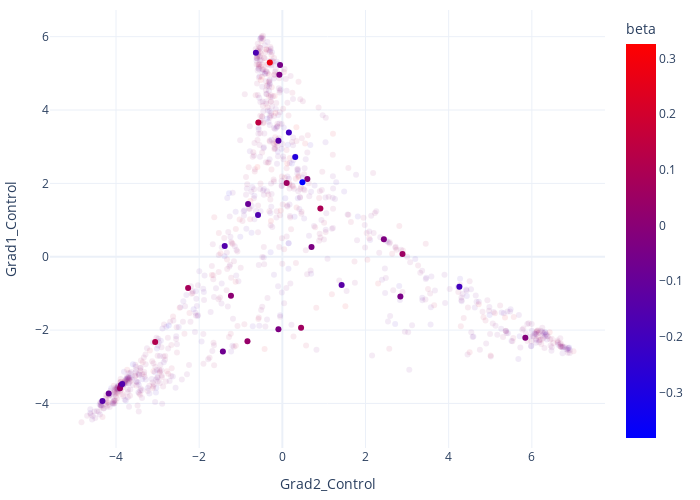

Here is the notebook cell this chart was saved with:
### Code cell
fig1 = px.scatter(results, x="Grad2_Control", y="Grad1_Control",
                  color='beta',template = "plotly_white", color_continuous_scale='Bluered', opacity=0.08)

fig1.update_layout(scene=dict(
                    xaxis=dict(
                         showbackground=True,
                         backgroundcolor='white',
                         gridcolor="rgb(220, 220, 220)",
                         zerolinecolor="white",
                         title="Gradient 2",
                         showticklabels=False),
                    yaxis=dict(
                        showbackground=True,
                        backgroundcolor='white',
                        gridcolor="rgb(220, 220, 220)",
                        zerolinecolor="white",
                        title="Gradient 1",
                        showticklabels=False)),
                    width=700,
                    height=500,
                    margin=dict(r=10, l=10, b=10, t=10))

fig2 = px.scatter(sig_df, x="Grad2_Control", y="Grad1_Control",
                  color='beta',template = "plotly_white", color_continuous_scale='Bluered', opacity=1.0)
fig1.add_trace(fig2.data[0])
fig1.show()

### Figure 1 — Plotly figure (JSON) as saved in the notebook; plotly's stock layout.template omitted (floating-point values rounded to 4 significant figures; data arrays with more than 128 entries replaced by an {"elided": "..."} marker saying what was removed)
{"data": [{"hovertemplate": "Grad2_Control=%{x}<br>Grad1_Control=%{y}<br>beta=%{marker.color}<extra></extra>", "legendgroup": "", "marker": {"color": {"elided": "1000 float values"}, "coloraxis": "coloraxis", "opacity": 0.08, "symbol": "circle"}, "mode": "markers", "name": "", "orientation": "v", "showlegend": false, "type": "scatter", "x": {"elided": "1000 float values"}, "xaxis": "x", "y": {"elided": "1000 float values"}, "yaxis": "y"}, {"hovertemplate": "Grad2_Control=%{x}<br>Grad1_Control=%{y}<br>beta=%{marker.color}<extra></extra>", "legendgroup": "", "marker": {"color": [0.03839, 0.003407, 0.06375, -0.04502, -0.1314, -0.03777, 0.1096, -0.1477, -0.006145, -0.3819, 0.09345, 0.05583, -0.04848, -0.0895, 0.1437, -0.168, -0.1985, -0.03097, -0.01401, 0.07945, -0.1368, -0.08713, -0.1525, 0.05454, -0.07302, -0.03585, 0.03584, -0.1595, -0.2852, -0.1334, 0.007573, 0.2757, -0.2101, -0.03598], "coloraxis": "coloraxis", "opacity": 1, "symbol": "circle"}, "mode": "markers", "name": "", "orientation": "v", "showlegend": false, "type": "scatter", "x": [-3.904, -3.883, 0.4504, 2.838, 1.426, 0.7017, -3.058, -1.386, 0.6015, 0.4827, 0.9149, 0.1036, -0.05483, -0.8239, -0.5775, -0.636, 4.257, 2.441, 5.843, -2.266, -4.326, -4.176, -3.85, 2.889, -1.431, -0.09423, -0.8388, -0.5853, 0.3097, -0.09364, -1.236, -0.3012, 0.1566, -0.07124], "xaxis": "x", "y": [-3.586, -3.506, -1.936, -1.081, -0.7681, 0.2669, -2.327, 0.2957, 2.118, 2.033, 1.312, 2.013, 5.227, 1.436, 3.661, 5.564, -0.82, 0.4759, -2.211, -0.8534, -3.931, -3.729, -3.467, 0.07402, -2.581, -1.974, -2.302, 1.14, 2.721, 3.163, -1.062, 5.293, 3.386, 4.963], "yaxis": "y"}], "layout": {"coloraxis": {"colorbar": {"title": {"text": "beta"}}, "colorscale": [[0, "rgb(0,0,255)"], [1, "rgb(255,0,0)"]]}, "height": 500, "legend": {"tracegroupgap": 0}, "margin": {"b": 10, "l": 10, "r": 10, "t": 10}, "scene": {"xaxis": {"backgroundcolor": "white", "gridcolor": "rgb(220, 220, 220)", "showbackground": true, "showticklabels": false, "title": {"text": "Gradient 2"}, "zerolinecolor": "white"}, "yaxis": {"backgroundcolor": "white", "gridcolor": "rgb(220, 220, 220)", "showbackground": true, "showticklabels": false, "title": {"text": "Gradient 1"}, "zerolinecolor": "white"}}, "width": 700, "xaxis": {"anchor": "y", "domain": [0, 1], "title": {"text": "Grad2_Control"}}, "yaxis": {"anchor": "x", "domain": [0, 1], "title": {"text": "Grad1_Control"}}}}
